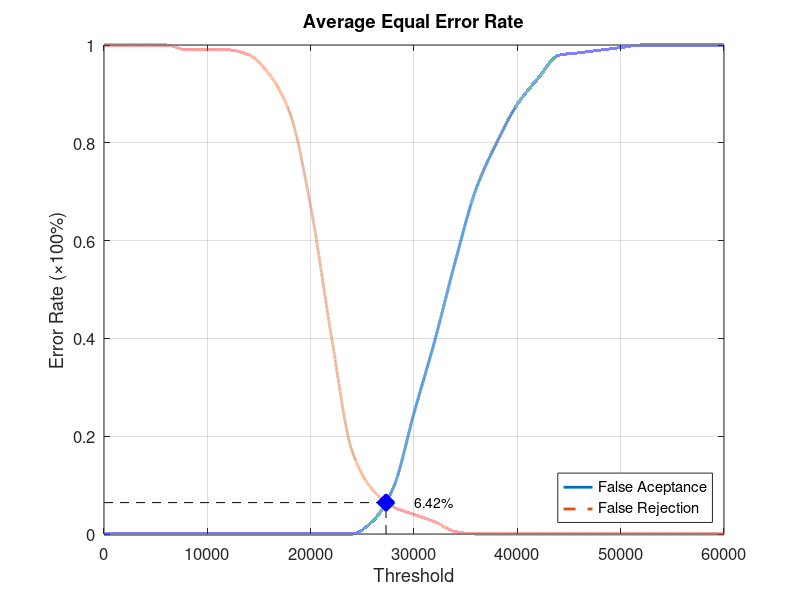
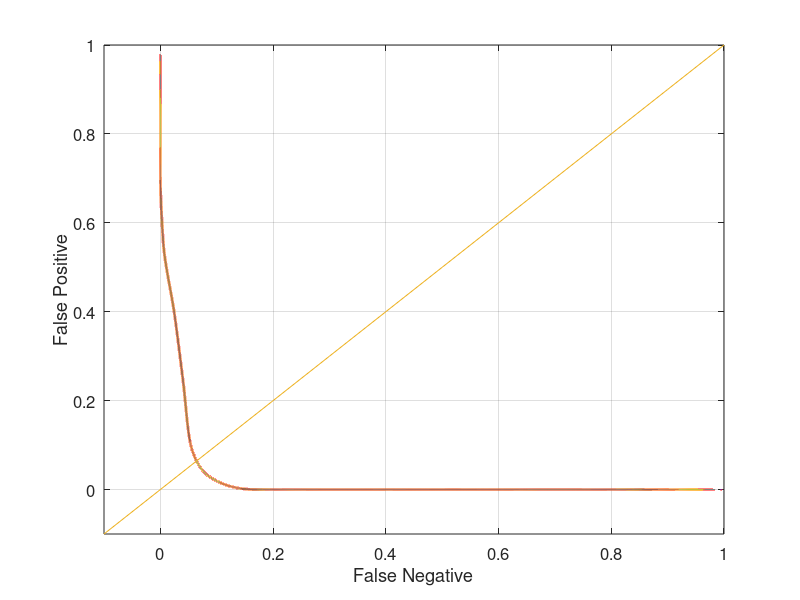

Write MATLAB code to recreate these figures, in order.
function yEER = Database5_3
close all;
clear;
clc;
x = 0:2000:60000;
xq = 0:0.5:60000;

y0 = [0 0 0 0 0 0 0 0 0 0 0 0 0 0.0263158 0.0947368 0.247368 0.394737 0.557895 0.705263 0.8 0.878947 0.931579 0.978947 0.984211 0.989474 0.994737 1 1 1 1 1];
yy0 = interp1(x, y0, xq, 'pchip');
y1 = [1 1 1 1 0.99 0.99 0.99 0.98 0.94 0.86 0.67 0.405 0.17 0.09 0.055 0.04 0.025 0.005 0 0 0 0 0 0 0 0 0 0 0 0 0];
yy1 = interp1(x, y1, xq, 'pchip');

% Calculating EER: 
y2 = abs(y0 - y1);
find(y2 == min(y2))
yy2 = abs(yy0 - yy1);
xEER = find(yy2 == min(yy2));
xEERIndex = xq(xEER) % X-axis EER
yEER = yy0(xEER) % Y-axis EER

main = figure
plot(xq, yy0,'-','LineWidth', 2);	hold on
plot(xq, yy1,'--','LineWidth', 2);	hold on
plot([xEERIndex xEERIndex], [0 yEER], 'k--');	hold on
plot([0 xEERIndex], [yEER yEER], 'k--');	hold on
plot(xEERIndex, yEER, 'bx', 'LineWidth', 10);	hold on
text(xEERIndex + 10 * xEERIndex / 100, yEER, [num2str(round((10000 * yEER)) / 100) '%'])
legend('False Aceptance', 'False Rejection', 'Location', 'SouthEast')
xlabel('Threshold')
ylabel('Error Rate (\times100%)')
title('Average Equal Error Rate')
set(gca, 'FontSize', 12)
axis([0 60000 0 1])
grid on

print(main, 'Database5_3Main', '-dpng');
FNRxFPR = figure('Color', [1 1 1]);
plot(yy1, yy0, '-', yy1, yy0, 'LineWidth', 2);
hold on
y = -0.1:0.1:1
plot(y, y); 
set(gca, 'FontSize', 12)
xlabel('False Negative')
ylabel('False Positive')
axis([-0.1 1 -0.1 1])
set(gca, 'FontSize', 12)
grid on

print(FNRxFPR, 'Database5_3FNRxFPR','-dpng');
end
